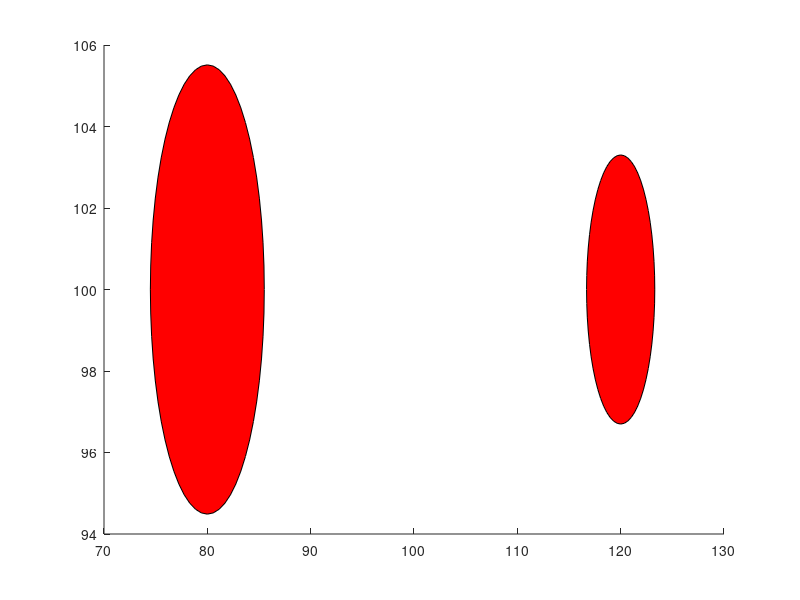

Write MATLAB code to recreate this figure. (Note: this script raises an error after producing the figure.)
clc
clear
clf

%%
Fir_pts = [80,100; 120,100]'; % Location of the fire points
alpha = [1.2; 1.5]; % Radial velocity of fire points
s0 = [2.1; 1.2]; % Initial values of s
k = 0.6; 
ag_ip = [80,70,70,70,80,90,90,120,130,120;90,90,100,110,110,110,100,90,100,110]; % Initial locations of the agents
beta_i = 1.2*[0.2,0.2,0.2,0.2,0.2,0.2,0.6,0.55,1.0,0.7]; 
vels = 1.5*[60,85,60,85,60,85,60,80,10,60]; % Velocities of the agents
redep = 1;
redep2 = redep;
flag = 0;
%% Initial Deployment
Nt = length(Fir_pts); % Number of targets
Na = length(ag_ip); % Number of agents
t_mat = zeros(Na,Nt);
for i=1:Na
    for j=1:Nt
        t_mat(i,j) = norm(Fir_pts(:,j)-ag_ip(:,i))/vels(i);
    end
end
tcalc = t_mat;
%%
task = zeros(Na,Nt);
task_curr = find(s0==max(s0));
task(:,task_curr) = ones(Na,1);
task'

%%
dt = 0.01;
t = 0:dt:3;
s = zeros(length(t),Nt);
bet = zeros(length(t),Nt);
bet_opt = zeros(length(t),Nt);
s(1,:) = s0;
task_Big(1,:,:) = zeros(Na,Nt); %task;
tAR = [];

for i=2:length(t)
    %task_Big(i,:,:) = task;
    beta = beta_i'.*task;
    b=zeros(Nt,1);
    for nag=1:Na
        for nfir=1:Nt
            if t(i)>tcalc(nag,nfir)
                task_Big(i,nag,nfir)=task(nag,nfir);
                b(nfir) = b(nfir)+beta(nag,nfir);
            end
            if s(i-1,nfir) == 0
                b(nfir) = 0;
            end
        end
    end
    
    for nfir = 1:Nt
        s(i,nfir) = max(0,s(i-1,nfir) + (k*alpha(nfir)*sqrt(s(i-1,nfir))-b(nfir))*dt);
        bet(i,nfir) = b(nfir);
    end
    
    %%
    if s(i,task_curr) < 0.001 && flag == 0
        task_prev = task_curr;
        task_curr = 3-task_prev;
        task(:,task_curr) = ones(Na,1);
        flag = 1;
        tAR = [tAR; t(i)];
    end

    if flag == 1
        for nag=1:Na
            for nfir=1:Nt
                ttravel = norm(Fir_pts(:,1)-Fir_pts(:,2))/vels(nag);
                if t(i)>=tAR(1) && t(i)<tAR(1) + ttravel
                    task(nag,:) = [0;0];
                elseif t(i)>=tAR(1) + ttravel
                    task(nag,task_curr) = 1;
                    task(nag,task_prev) = 0;
                else
                    temp = 1;
                end
            end
        end
    end
end
% figure(1)
% subplot(2,1,1)
% plot(t/dt,s)
% xlabel('t/\Delta t')
% ylabel('s_j(t)')
% legend('Fire 1', 'Fire 2')
% subplot(2,1,2)
% plot(t/dt,bet); hold on;
% % plot(t/dt,bet_opt); 
% xlabel('t/\Delta t')
% ylabel('\beta^\Sigma_j(t)')
% legend('Fire 1', 'Fire 2')

%% plot2D
figure(1)
for i=1:length(t)
    hold on
    s_fir1 = 5*s(i,1);
    s_fir2 = 5*s(i,2);
    rectangle('Position',[Fir_pts(1,1)-s_fir1/2 Fir_pts(2,1)-s_fir1/2 s_fir1 s_fir1],'Curvature',[1,1],'FaceColor','r')
    rectangle('Position',[Fir_pts(1,2)-s_fir2/2 Fir_pts(2,2)-s_fir2/2 s_fir2 s_fir2],'Curvature',[1,1],'FaceColor','r')
    task_curr = task_Big(i,:,:);
    
    sid = 10;
    
    
    if redep2==1
        for nag=1:Na
            for nfir=1:Nt
                ttravel = norm(Fir_pts(:,1)-Fir_pts(:,2))/vels(nag);
                if t(i)>tAR(1) && t(i)<tAR(1) + ttravel
                    ay = 100;
                    xf = 120-sid;
                    x0 = 80+sid;
                    ax = x0 + (xf-x0)*(t(i)-tAR(1))/ttravel;
                    plot(ax,ay,'ko', 'MarkerFaceColor','b', 'Markersize', 10);
                end
            end
        end
    end
    
    a1 = sum(task_Big(i,:,1));
    if a1>=3
        pgon1 = nsidedpoly(a1,'Center',Fir_pts(:,1)','SideLength',sid);
        %plot(pgon1,'FaceAlpha',0);
        plot(pgon1.Vertices(:,1),pgon1.Vertices(:,2), 'ko', 'MarkerFaceColor','b', 'Markersize', 10)
    elseif a1==2
        plot(Fir_pts(1,1),Fir_pts(2,1)-sid,'ko', 'MarkerFaceColor','b', 'Markersize', 10);
        plot(Fir_pts(1,1),Fir_pts(2,1)+sid,'ko', 'MarkerFaceColor','b', 'Markersize', 10);
    elseif a1==1
        plot(Fir_pts(1,1),Fir_pts(2,1)-sid,'ko', 'MarkerFaceColor','b', 'Markersize', 10);
    else
        temp=0;
    end
    
    a2 = sum(task_Big(i,:,2));
    if a2>=3
        pgon2 = nsidedpoly(a2,'Center',Fir_pts(:,2)','SideLength',sid);
        %plot(pgon2,'FaceAlpha',0);
        plot(pgon2.Vertices(:,1),pgon2.Vertices(:,2), 'ko', 'MarkerFaceColor','b', 'Markersize', 10)
    elseif a2==2
        plot(Fir_pts(1,2),Fir_pts(2,2)-sid,'ko', 'MarkerFaceColor','b', 'Markersize', 10);
        plot(Fir_pts(1,2),Fir_pts(2,2)+sid,'ko', 'MarkerFaceColor','b', 'Markersize', 10);
    elseif a2==1
        plot(Fir_pts(1,2),Fir_pts(2,2)-sid,'ko', 'MarkerFaceColor','b', 'Markersize', 10);
    else
        temp=0;
    end
        
    grid on;
    axis equal;
    xlim([60 140])
    ylim([60 140])
    text(70, 120, ['t/\Delta t = ', num2str(t(i)/dt)], 'FontSize', 14);
    pause(0.01)
    hold off;
    if i ~= length(t)
        clf;
    end
end

%%
figure(2)
h2 = subplot(2,1,1);
hold on
plot(t/dt,s(:,1),'Color','#D95319','Linewidth',2);
plot(t/dt,s(:,2),'Color','#0072BD','Linewidth',2);
xlabel('t/\Delta t')
ylabel('s_j(t)')
legend('Fire 1', 'Fire 2')
xlim([0 length(t)-1])
%ylim([0 2.5])
grid on

subplot(2,1,2);
hold on
plot(t/dt,bet(:,1),'Color','#D95319','Linewidth',2);
plot(t/dt,bet(:,2),'Color','#0072BD','Linewidth',2);
legend('Fire 1', 'Fire 2')
xlabel('t/\Delta t')
ylabel('\beta^\Sigma_j(t)')
xlim([0 length(t)-1])
%ylim([0 4])
grid on